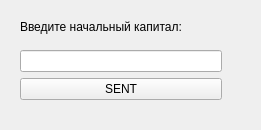
<?xml version="1.0" encoding="UTF-8"?>
<ui version="4.0">
 <class>capital</class>
 <widget class="QWidget" name="capital">
  <property name="geometry">
   <rect>
    <x>0</x>
    <y>0</y>
    <width>261</width>
    <height>130</height>
   </rect>
  </property>
  <property name="windowTitle">
   <string>Form</string>
  </property>
  <widget class="QWidget" name="">
   <property name="geometry">
    <rect>
     <x>20</x>
     <y>10</y>
     <width>202</width>
     <height>90</height>
    </rect>
   </property>
   <layout class="QVBoxLayout" name="verticalLayout">
    <item>
     <widget class="QLabel" name="label">
      <property name="text">
       <string>Введите начальный капитал:</string>
      </property>
     </widget>
    </item>
    <item>
     <widget class="QLineEdit" name="lineEdit"/>
    </item>
    <item>
     <widget class="QPushButton" name="pushButton">
      <property name="text">
       <string>SENT</string>
      </property>
     </widget>
    </item>
   </layout>
  </widget>
 </widget>
 <resources/>
 <connections/>
</ui>
